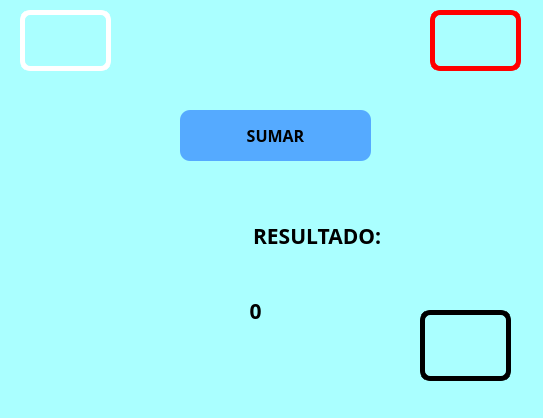
<?xml version="1.0" encoding="UTF-8"?>
<ui version="4.0">
 <class>MainWindow</class>
 <widget class="QMainWindow" name="MainWindow">
  <property name="geometry">
   <rect>
    <x>0</x>
    <y>0</y>
    <width>543</width>
    <height>418</height>
   </rect>
  </property>
  <property name="windowTitle">
   <string>MainWindow</string>
  </property>
  <property name="styleSheet">
   <string notr="true">background-color: rgb(170, 255, 255);</string>
  </property>
  <widget class="QWidget" name="centralwidget">
   <widget class="QLabel" name="label">
    <property name="geometry">
     <rect>
      <x>100</x>
      <y>210</y>
      <width>281</width>
      <height>51</height>
     </rect>
    </property>
    <property name="font">
     <font>
      <family>Rockwell Extra Bold</family>
      <pointsize>16</pointsize>
      <weight>75</weight>
      <bold>true</bold>
     </font>
    </property>
    <property name="text">
     <string>RESULTADO:</string>
    </property>
    <property name="alignment">
     <set>Qt::AlignRight|Qt::AlignTrailing|Qt::AlignVCenter</set>
    </property>
   </widget>
   <widget class="QLabel" name="txt_resultado">
    <property name="geometry">
     <rect>
      <x>80</x>
      <y>290</y>
      <width>351</width>
      <height>41</height>
     </rect>
    </property>
    <property name="font">
     <font>
      <family>Rockwell Extra Bold</family>
      <pointsize>16</pointsize>
      <weight>75</weight>
      <bold>true</bold>
     </font>
    </property>
    <property name="text">
     <string>0</string>
    </property>
    <property name="alignment">
     <set>Qt::AlignCenter</set>
    </property>
   </widget>
   <widget class="QPushButton" name="btn_sumar">
    <property name="geometry">
     <rect>
      <x>180</x>
      <y>110</y>
      <width>191</width>
      <height>51</height>
     </rect>
    </property>
    <property name="font">
     <font>
      <family>Rockwell Extra Bold</family>
      <pointsize>12</pointsize>
      <weight>75</weight>
      <bold>true</bold>
     </font>
    </property>
    <property name="styleSheet">
     <string notr="true">background-color: rgb(85, 170, 255);
border: 5px;
border-radius: 10px;</string>
    </property>
    <property name="text">
     <string>SUMAR</string>
    </property>
   </widget>
   <widget class="QLabel" name="label_3">
    <property name="geometry">
     <rect>
      <x>20</x>
      <y>10</y>
      <width>91</width>
      <height>61</height>
     </rect>
    </property>
    <property name="styleSheet">
     <string notr="true">border: 5px solid white;
border-radius: 10px;</string>
    </property>
    <property name="text">
     <string/>
    </property>
    <property name="pixmap">
     <pixmap resource="../../recursos.qrc">:/Logos/Imagenes/logo uat.jpg</pixmap>
    </property>
    <property name="scaledContents">
     <bool>true</bool>
    </property>
   </widget>
   <widget class="QLabel" name="label_4">
    <property name="geometry">
     <rect>
      <x>430</x>
      <y>10</y>
      <width>91</width>
      <height>61</height>
     </rect>
    </property>
    <property name="styleSheet">
     <string notr="true">border: 5px solid red;
border-radius: 10px;</string>
    </property>
    <property name="text">
     <string/>
    </property>
    <property name="pixmap">
     <pixmap resource="../../recursos.qrc">:/Logos/Imagenes/logo fians.jpg</pixmap>
    </property>
    <property name="scaledContents">
     <bool>true</bool>
    </property>
   </widget>
   <widget class="QLabel" name="label_5">
    <property name="geometry">
     <rect>
      <x>420</x>
      <y>310</y>
      <width>91</width>
      <height>71</height>
     </rect>
    </property>
    <property name="styleSheet">
     <string notr="true">border: 5px solid black;
border-radius: 10px;</string>
    </property>
    <property name="text">
     <string/>
    </property>
    <property name="pixmap">
     <pixmap resource="../../recursos.qrc">:/Logos/Imagenes/equipo.jpeg</pixmap>
    </property>
    <property name="scaledContents">
     <bool>true</bool>
    </property>
   </widget>
  </widget>
  <widget class="QMenuBar" name="menubar">
   <property name="geometry">
    <rect>
     <x>0</x>
     <y>0</y>
     <width>543</width>
     <height>18</height>
    </rect>
   </property>
  </widget>
  <widget class="QStatusBar" name="statusbar"/>
 </widget>
 <resources>
  <include location="../../recursos.qrc"/>
 </resources>
 <connections/>
</ui>
